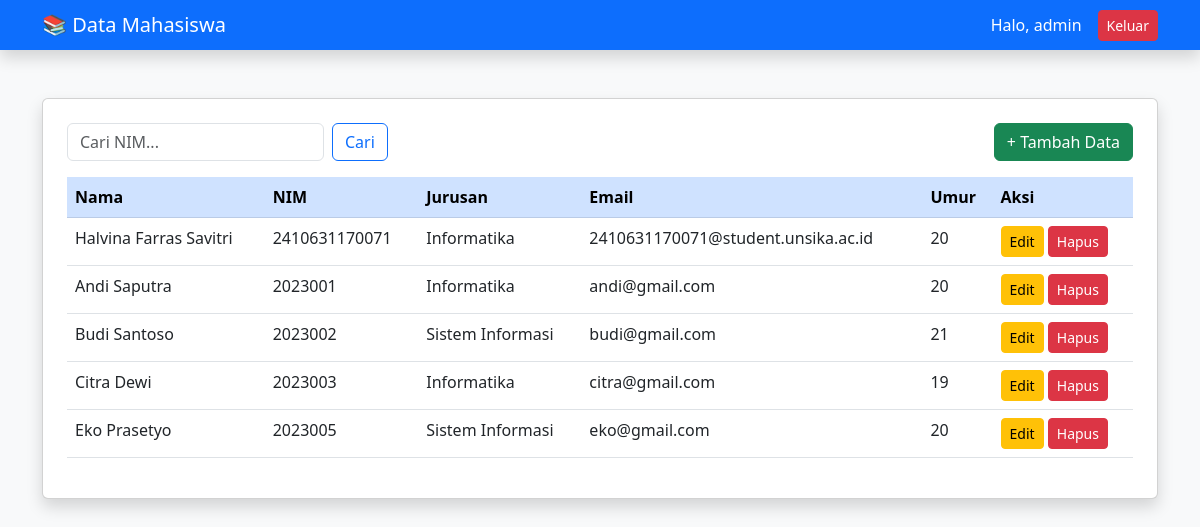
Screenshot of /index.php (signed in) with the database file from the repository.
### tables this page shows
CREATE TABLE `mahasiswa` (
  `id` int NOT NULL,
  `nama` varchar(100) NOT NULL,
  `nim` varchar(20) NOT NULL,
  `jurusan` varchar(100) NOT NULL,
  `email` varchar(100) NOT NULL,
  `umur` int NOT NULL
);

### index.php (the view, shortened to what this page needs)
<?php
include 'koneksi.php';
$limit = 5;
$page = isset($_GET['page']) && is_numeric($_GET['page']) ? (int)$GET['page'] : 1;
$start = ($page - 1) * $limit;
$search = isset($_GET['search']) ? trim($_GET['search']) : '';
$like = "%$search%";
$stmt = $conn->prepare("SELECT * FROM mahasiswa WHERE nim LIKE ? LIMIT ?, ?");
$stmt->bind_param("sii", $like, $start, $limit);
$stmt->execute();
$result = $stmt->get_result();
?>
<!DOCTYPE html>
<html>
<head>
    <link href="https://cdn.jsdelivr.net/npm/bootstrap@5.3.0/dist/css/bootstrap.min.css" rel="stylesheet">
</head>
<body>
<nav class="navbar navbar-dark bg-primary shadow">
    <div class="container">
        <span class="navbar-brand mb-0 h1">📚 Data Mahasiswa</span>
        <div class="d-flex align-items-center text-white">
            <span class="me-3">Halo, <?= htmlspecialchars($_SESSION['nama']) ?></span>
            <a href="logout.php" class="btn btn-danger btn-sm">Keluar</a>
        </div>
    </div>
</nav>
<div class="container mt-5">
    <div class="card shadow p-4">
        <div class="d-flex justify-content-between mb-3">
            <form method="GET" class="d-flex">
                <input type="text" name="search" value="<?= htmlspecialchars($search) ?>" class="form-control me-2" placeholder="Cari NIM...">
                <button class="btn btn-outline-primary">Cari</button>
            </form>
            <a href="tambah.php" class="btn btn-success">+ Tambah Data</a>
        </div>
        <table class="table table-hover">
            <thead class="table-primary">
                <tr><th>Nama</th><th>NIM</th><th>Jurusan</th><th>Email</th><th>Umur</th><th>Aksi</th></tr>
            </thead>
            <tbody>
                <?php while($row = $result->fetch_assoc()): ?>
                <tr>
                    <td><?= htmlspecialchars($row['nama']) ?></td>
                    <td><?= htmlspecialchars($row['nim']) ?></td>
                    <td><?= htmlspecialchars($row['jurusan']) ?></td>
                    <td><?= htmlspecialchars($row['email']) ?></td>
                    <td><?= $row['umur'] ?></td>
                    <td>
                        <a href="edit.php?id=<?= $row['id'] ?>" class="btn btn-warning btn-sm">Edit</a>
                        <a href="hapus.php?id=<?= $row['id'] ?>" class="btn btn-danger btn-sm" onclick="return confirm('Yakin hapus?')">Hapus</a>
                    </td>
                </tr>
                <?php endwhile; ?>
            </tbody>
        </table>
    </div>
</div>
</body>
</html>

### index.php (style rules this page uses)
body { background: #f8f9fa; }

### rows the page displays
mahasiswa: nama "Halvina Farras Savitri", nim "2410631170071", jurusan "Informatika", email "2410631170071@student.unsika.ac.id", umur "20"
mahasiswa: nama "Andi Saputra", nim "2023001", jurusan "Informatika", email "andi@gmail.com", umur "20"
mahasiswa: nama "Budi Santoso", nim "2023002", jurusan "Sistem Informasi", email "budi@gmail.com", umur "21"
mahasiswa: nama "Citra Dewi", nim "2023003", jurusan "Informatika", email "citra@gmail.com", umur "19"
mahasiswa: nama "Eko Prasetyo", nim "2023005", jurusan "Sistem Informasi", email "eko@gmail.com", umur "20"

### other values shown
$_SESSION['nama'] "admin"
